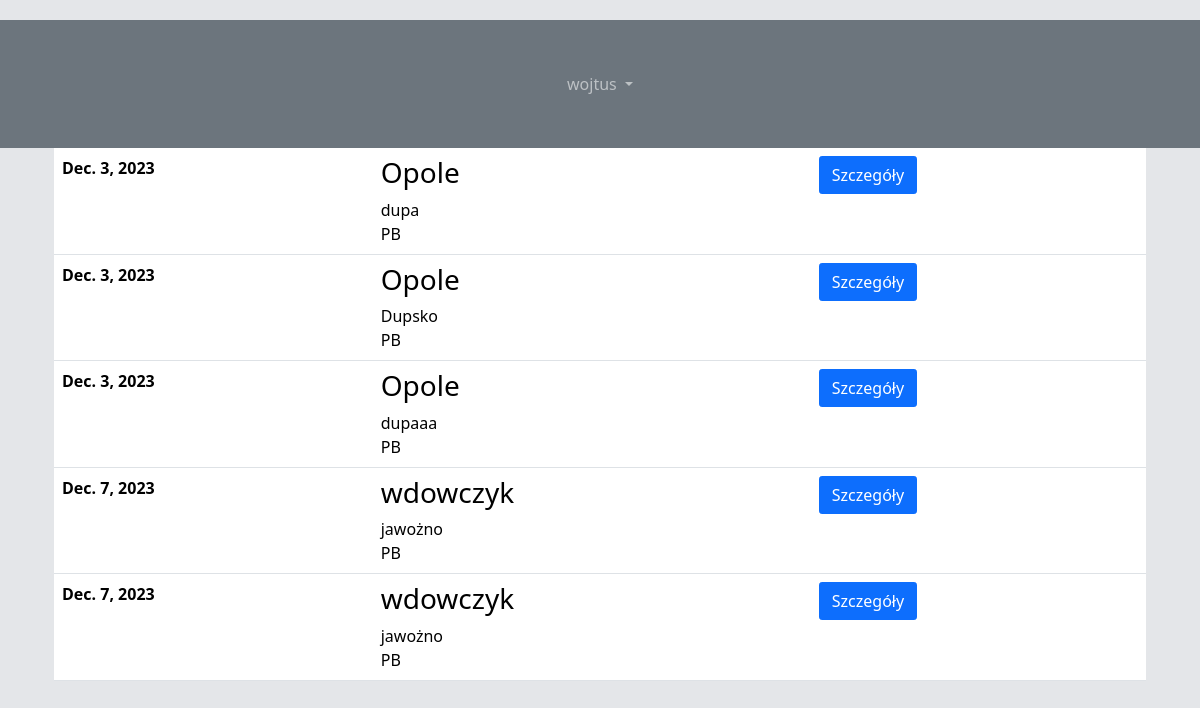
The app's page /zamowienia/ (signed in), older data.
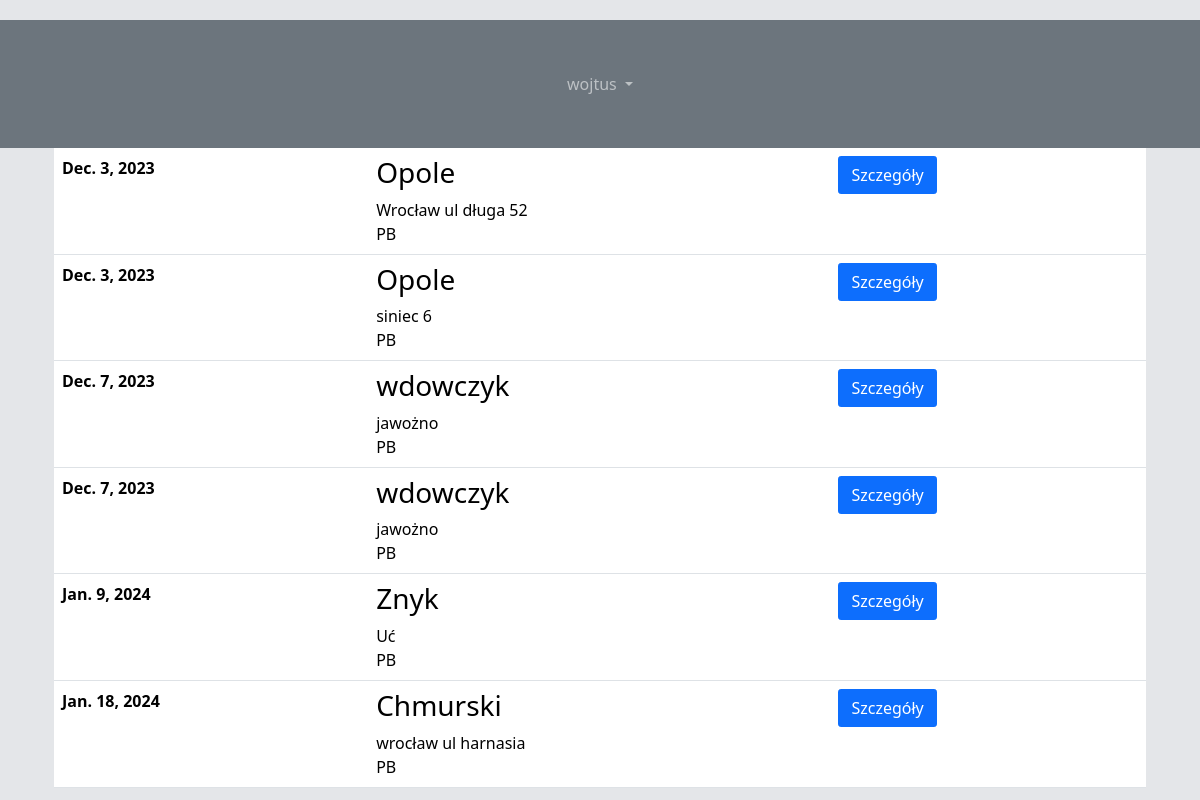
The same page, newer data.
### order_display/models.py (models this page shows, shortened)
class Order(models.Model):
    objects = models.Manager()
    published = PublishedManager()
    class Status(models.TextChoices):
        DRAFT = 'DF', 'Draft'
        PUBLISHED = 'PB', 'Published'
        FINISHED = 'FI', 'Finished'
    client = models.ForeignKey(Client,
                               on_delete=models.CASCADE,
                               related_name='order',
                               blank = True)
    created = models.DateField(default = timezone.now)
    due = models.DateField(default = timezone.now, blank=True)
    slug = models.SlugField(max_length=255, blank=True)
    status = models.CharField(max_length=2,
                              choices=Status.choices,
                              default=Status.PUBLISHED)
    adres = models.CharField(max_length=255, blank=True)
    workers = models.ManyToManyField(User)

class Client(models.Model):
    first_name = models.CharField(max_length=20,blank=True)
    last_name = models.CharField(max_length=20,blank=True)
    phone_number = models.IntegerField(blank = True)
    slug = models.SlugField(max_length=255,blank=True, unique=True)
    def __str__(self):
        return self.last_name

### order_display/views.py (the view)
# urls.py: path('', views.OrderListView.as_view(), name = "order_list"),
class OrderListView(LoginRequiredMixin, ListView):
    login_url = '/login/'
    queryset = Order.published.all()
    context_object_name = 'orders'
    template_name = 'order_display/order_list.html'

### order_display/templates/order_display/order_list.html (shortened to what this page needs)
{% extends "order_display/base.html" %}
{% block content %}
<div class="event-schedule-area-two bg-color pad100">
  <div class="container">
      <div class="tab-content" id="myTabContent">
          <div class="tab-pane fade active show" id="home" role="tabpanel">
              <div class="table-responsive">
                  <table class="table">
                    {% for order in orders %}
                      <tr class="inner-box">
                          <th scope="row">
                              <div class="event-date">
                                  {{order.due}}
                              </div>
                          </th>
                          <td>
                              <div class="event-wrap">
                                  <h3><a>{{ order.client }}</a></h3>
                                  <div class="meta">
                                      <div class="organizers">
                                          <a>{{order.adres}}</a>
                                      </div>
                                      <div class="categories">
                                          <a>{{order.status}}</a>
                                      </div>
                                  </div>
                              </div>
                          </td>
                          <td>
                              <div class="primary-btn">
                                  <a class="btn btn-primary" href={% url 'order_display:order_detail' order.slug %}>Szczegóły</a>
                              </div>
                          </td>
                      </tr>
                      {% endfor %}
                  </table>
              </div>
          </div>
      </div>
  </div>
</div>
{% endblock %}

Row changes from the older to the newer data that the page shows:
no longer on this page (row edited): Order: due "Dec. 3, 2023", client "Opole", adres "Dupsko", status "PB"
changed Order: adres "dupa" → "Wrocław ul długa 52"
changed Order: adres "dupaaa" → "siniec 6"
added Order: due "Jan. 9, 2024", client "Znyk", adres "Uć", status "PB"
added Order: due "Jan. 18, 2024", client "Chmurski", adres "wrocław ul harnasia", status "PB"
